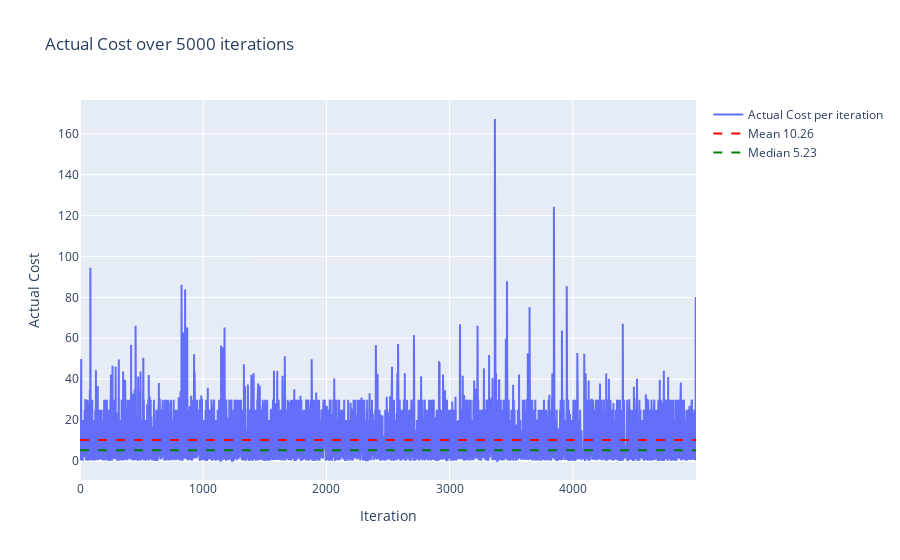
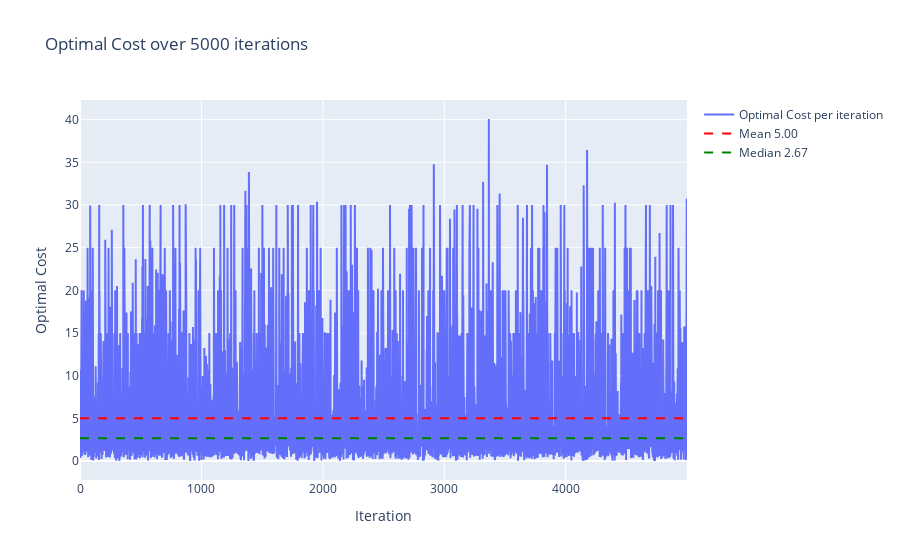
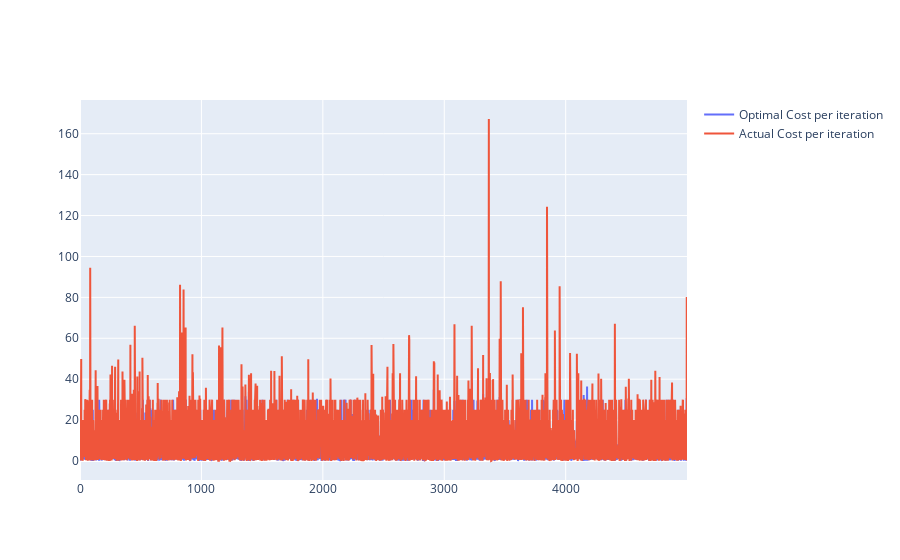

Notebook code for these charts, in order:
### Code cell
methods.plot_plotly(data=test_df['actual_cost'], data_label='Actual Cost')
methods.plot_plotly(data=test_df['optimal_cost'], data_label='Optimal Cost')
methods.multi_plot_plotly(data=[test_df['optimal_cost'], test_df['actual_cost']], data_label=['Optimal Cost', 'Actual Cost'])

### Figure 1 — Plotly figure (JSON) as saved in the notebook; plotly's stock layout.template omitted (floating-point values rounded to 4 significant figures; data arrays with more than 128 entries replaced by an {"elided": "..."} marker saying what was removed)
{"data": [{"mode": "lines", "name": "Actual Cost per iteration", "type": "scatter", "y": {"elided": "5000 float values"}}, {"line": {"color": "red", "dash": "dash"}, "mode": "lines", "name": "Mean 10.26", "type": "scatter", "x": [0, 4999], "y": [10.26, 10.26]}, {"line": {"color": "green", "dash": "dash"}, "mode": "lines", "name": "Median 5.23", "type": "scatter", "x": [0, 4999], "y": [5.233, 5.233]}], "layout": {"title": {"text": "Actual Cost over 5000 iterations"}, "xaxis": {"title": {"text": "Iteration"}}, "yaxis": {"title": {"text": "Actual Cost"}}}}

### Figure 2 — Plotly figure (JSON) as saved in the notebook; plotly's stock layout.template omitted (floating-point values rounded to 4 significant figures; data arrays with more than 128 entries replaced by an {"elided": "..."} marker saying what was removed)
{"data": [{"mode": "lines", "name": "Optimal Cost per iteration", "type": "scatter", "y": {"elided": "5000 float values"}}, {"line": {"color": "red", "dash": "dash"}, "mode": "lines", "name": "Mean 5.00", "type": "scatter", "x": [0, 4999], "y": [4.999, 4.999]}, {"line": {"color": "green", "dash": "dash"}, "mode": "lines", "name": "Median 2.67", "type": "scatter", "x": [0, 4999], "y": [2.669, 2.669]}], "layout": {"title": {"text": "Optimal Cost over 5000 iterations"}, "xaxis": {"title": {"text": "Iteration"}}, "yaxis": {"title": {"text": "Optimal Cost"}}}}

### Figure 3 — Plotly figure (JSON) as saved in the notebook; plotly's stock layout.template omitted (floating-point values rounded to 4 significant figures; data arrays with more than 128 entries replaced by an {"elided": "..."} marker saying what was removed)
{"data": [{"mode": "lines", "name": "Optimal Cost per iteration", "type": "scatter", "y": {"elided": "5000 float values"}}, {"mode": "lines", "name": "Actual Cost per iteration", "type": "scatter", "y": {"elided": "5000 float values"}}], "layout": {}}
